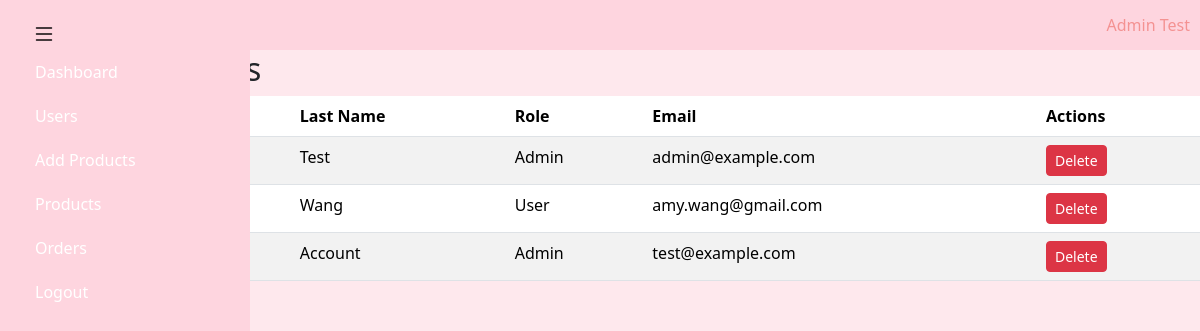
/admin/users (signed in), run on an earlier commit of the app's database.
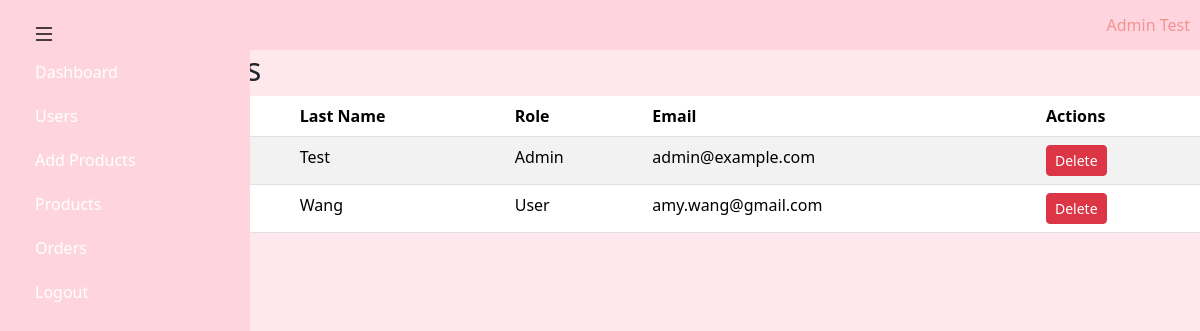
And on a later commit of the database.
### models.py (models this page shows, shortened)
class User(db.Model):
    __tablename__ = 'users'  # Define table name in the database
    id = db.Column(db.Integer, primary_key=True)  # Primary key for user
    first_name = db.Column(db.String(50), nullable=False)  # User's first name
    last_name = db.Column(db.String(50), nullable=False)  # User's last name
    email = db.Column(db.String(100), unique=True, nullable=False)  # Unique email for user authentication
    password_hash = db.Column(db.String(128), nullable=False)  # Hashed password
    role = db.Column(db.String(10), default="user")  # User role (default: user)
    created_at = db.Column(db.DateTime, default=lambda: datetime.now(pytz.timezone('America/New_York')))  # Timestamp in NY timezone
    cart = db.relationship('Cart', back_populates='user', uselist=False)
    orders = db.relationship('Order', back_populates='user')
    @property
    def full_name(self):
        return f"{self.first_name} {self.last_name}"

### app.py (the view)
@app.route("/admin/users")
@login_required
def admin_users():
    if current_user.role != 'admin':
        return redirect("/login")  # Redirect to login
    users = User.query.all()
    return render_template("admin_user.html", users=users)

### app.py (called while the page is built)
@login_manager.user_loader
def load_user(user_id):
    return User.query.get(int(user_id))

### templates/admin_user.html (shortened to what this page needs)
{% extends "admin_layout.html" %}
{% block body %}
    <h2>Manage All Users</h2>
    <table class="table table-striped">
        <thead>
            <tr>
                <th>ID</th>
                <th>First Name</th>
                <th>Last Name</th>
                <th>Role</th>
                <th>Email</th>
                <th>Actions</th>
            </tr>
        </thead>
        <tbody>
            {% for user in users %}
            <tr>
                <td>{{ user.id }}</td>
                <td>{{ user.first_name | title }}</td>
                <td>{{ user.last_name | title }}</td>
                <td>{{ user.role | title }}</td>
                <td>{{ user.email }}</td>
                <td>
                    <form action="/admin/delete/{{ user.id }}" method="POST" style="display:inline;">
                        <button type="submit" class="btn btn-danger btn-sm" onclick="return confirm('Are you sure you want to delete this user?')">Delete</button>
                    </form>
                </td>
            </tr>
            {% endfor %}
        </tbody>
    </table>
{% endblock %}

### templates/admin_layout.html (shortened to what this page needs)
<!DOCTYPE html>
<html lang="en">
    <head>
        <link href="https://cdn.jsdelivr.net/npm/bootstrap@5.3.3/dist/css/bootstrap.min.css" rel="stylesheet">
        <link href="https://cdn.jsdelivr.net/npm/bootstrap-icons/font/bootstrap-icons.css" rel="stylesheet">
        <link href="/static/styles.css" rel="stylesheet">
    </head>
    <body style="background-color: #FEE8ED;">
        <div class="admin_dash" style="display:flex; height:100vh;">
            <div id="sidebar" class="sidebar" style="background-color: #FED5DF;">
                <div class="sidebar-nav">
                    <ul class="nav flex-column">
                        <li class="nav-item">
                            <a class="nav-link text-white link" href="/admin/dashboard">Dashboard</a>
                        </li>
                        <li class="nav-item">
                            <a class="nav-link text-white link" href="/admin/users">Users</a>
                        </li>
                        <li class="nav-item">
                            <a class="nav-link text-white link" href="/admin/add_products"> Add Products</a>
                        </li>
                        <li class="nav-item">
                            <a class="nav-link text-white link" href="/admin/listing">Products</a>
                        </li>
                        <li class="nav-item">
                            <a class="nav-link text-white link" href="/admin/orders">Orders</a>
                        </li>
                        <li class="nav-item">
                            <a class="nav-link text-white link" href="/logout">Logout</a>
                        </li>
                    </ul>
                </div>
            </div>
            <div class="topnav">
                    <button class="btn btn-light" id="toggleSidebarButton" onclick="collapse(event)">
                        <i class="bi bi-list"></i>
                    </button>
                    <div class="profile">{{ current_user.full_name | title }}</div>
            </div>
            {% block body %}{% endblock %}
        </div>
    </body>
</html>

### static/styles.css (style rules this page uses)
body { display: flex; flex-direction: column; height: 100vh; }
.sidebar { display: flex; flex-direction: column; width: 250px; max-width: 30%; height: 100vh; position: fixed; top: 0; left: 0; padding-left: 20px ; background-color: #FED5DF; transition: width 0.3s ease, padding 0.3s ease; flex: 1; }
.sidebar-nav { margin-top: 50px; transition: opacity 0.3s ease; }
.link { color: white; text-decoration: none; padding: 10px 15px; transition: background-color 0.3s; }
#toggleSidebarButton { top: 10px; left: 20px; border: none; cursor: pointer; opacity: 1; background: transparent; position: absolute; z-index: 2000; }
#toggleSidebarButton i { font-size: 1.5rem; }
.topnav { background-color: #FED5DF; height: 50px; display: flex; justify-content: right; position: relative; }
.admin_dash { display: flex; flex-direction: column; }
.profile { display: flex; align-items: center; justify-content: center; padding-right: 10px; color: #f49292; }

What changed in the data, as far as the page shows it:
removed User: last_name "Account", role "Admin", email "test@example.com"
